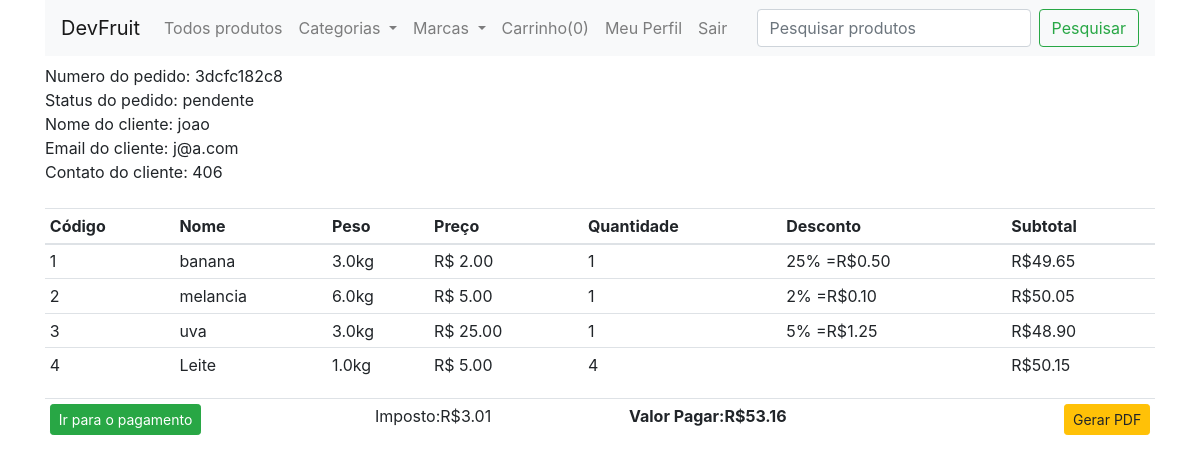
/pedidos/3dcfc182c8 (signed in), run on the app's committed database.
### loja/cliente/models.py (models this page shows, shortened)
class ClientePedido(db.Model):
    id = db.Column(db.Integer, primary_key=True)
    notafiscal= db.Column(db.String(20), unique=True, nullable=False)
    status= db.Column(db.String(20), default='pendente', nullable = False)
    cliente_id= db.Column(db.Integer, unique=False, nullable=False)
    data_criado= db.Column(db.DateTime, default=datetime.now,nullable=False)
    pedido= db.Column(JsonEcodedDict)

class Cliente(db.Model, UserMixin):
    id = db.Column(db.Integer, primary_key=True)
    name= db.Column(db.String(70), unique=False)
    cpf= db.Column(db.Integer, nullable = False, unique=True)
    contact= db.Column(db.String(70), unique=False)
    email= db.Column(db.String(70), unique=False)
    password= db.Column(db.String(70), unique=False)
    confirm= db.Column(db.String(70), unique=False)
    state= db.Column(db.String(70), unique=False)
    city= db.Column(db.String(70), unique=False)
    address= db.Column(db.String(70), unique=False)
    cep= db.Column(db.String(70), unique=False)
    profile = db.Column(db.String(70), unique=False, default='profile.jpg')
    data_criado = db.Column(db.DateTime, nullable=False, default=datetime.utcnow)

### loja/cliente/rotas.py (the view)
@app.route('/pedidos/<notafiscal>')
@login_required
def pedidos(notafiscal):
    if current_user.is_authenticated:
        gTotal = 0
        subTotal = 0
        cliente_id = current_user.id
        cliente = Cliente.query.filter_by(id=cliente_id).first()
        pedidos = ClientePedido.query.filter_by(cliente_id=cliente_id, notafiscal=notafiscal).order_by(ClientePedido.id.desc()).first()
        for _key, produto in pedidos.pedido.items():
            desconto = (produto['discount']/100) * float(produto['price'])
            subTotal += float(produto['price'])*int(produto['quantity'])
            subTotal -= desconto
            imposto = ("%.2f" % (.06 * float(subTotal)))
            gTotal =  ("%.2f" % (1.06 * float(subTotal)))
    else:
        return redirect(url_for('clienteLogin'))
    return render_template('cliente/pedido.html', notafiscal=notafiscal, imposto=imposto, subTotal=subTotal, gTotal=gTotal, cliente=cliente, pedidos=pedidos)

### loja/cliente/models.py (called while the page is built)
@login_manager.user_loader
def user_carregar(user_id):
    return Cliente.query.get(user_id)

    def process_result_value(self,value,dialect):
        if value is None:
            return {}
        else:
            return json.loads(value)

### loja/templates/cliente/pedido.html (shortened to what this page needs)
{% extends "layouts.html" %}
{% block content %}
{% include "navbar.html" %}
<div class="container mt-2">
    <div class="row">
        <div class="col-md-12">
            Numero do pedido: {{pedidos.notafiscal}}
            <br>
            Status do pedido: {{pedidos.status}}
            <br>
            Nome do cliente: {{cliente.name}}
            <br>
            Email do cliente: {{cliente.email}}
            <br>
            Contato do cliente: {{cliente.contact}}
            <br>
            <br>
        <table class="table table-sm">
            <thead>
                <th>Código</th>
                <th>Nome</th>
                <th>Peso</th>
                <th>Preço</th>
                <th>Quantidade</th>
                <th>Desconto</th>
                <th>Subtotal</th>
            </thead>
            <tbody>
                {%for key, produto in pedidos.pedido.items() %}
                {% set discount = "%0.2f" | format((produto.discount/100)* produto.price|float)%}
                <tr>
                    <td>{{loop.index}}</td>
                    <td>{{produto.name}}</td>
                        <td>{{produto.weight}}kg</td>
                        <td>R$ {{produto.price}}</td>
                        <td>{{produto.quantity}}</td>
                        {% if produto.discount > 0 %}
                        <td>{{produto.discount}}%&nbsp;=R${{discount}}</td>
                        {% else %}
                        <td></td>
                        {% endif %}
                        {% set subtotal = produto.quantity|int * produto.price|float %}
                        <td>R${{"%0.2f"|format((subTotal|float)-discount|float)}}</td>
                    </tr>
                    {% endfor %}
                </tbody>
            </table>
            <table class="table table-sm">
                <tr>
                    <td ><a href="#" class="btn btn-success btn-sm">Ir para o pagamento</a></td>
                    <td >Imposto:R${{imposto}}</td>
                    <td colspan="9"><b>Valor Pagar:R${{gTotal}}</b></td>
                    <td>
                        <form action="{{url_for('get_pdf', notafiscal=pedidos.notafiscal)}}" method="POST">
                           <button type="submit" class="btn btn-warning btn-sm float-right">Gerar PDF</button>
                        </form>
                    </td>
                </tr>
            </table>
    </div>
  </div>
</div>
{% endblock content %}

### data on the page
ClientePedido: notafiscal "3dcfc182c8", status "pendente"
Cliente: name "joao", email "j@a.com", contact "406"

### other printed values
{{ session['LojainCarrinho']|length }} "0"
{{ produto.name }} "banana" "melancia" "uva" "Leite"
{{ produto.weight }} "3.0" "6.0" "3.0" "1.0"
{{ produto.price }} "2.00" "5.00" "25.00" "5.00"
{{ produto.quantity }} "1" "1" "1" "4"
{{ produto.discount }} "25" "2" "5"
{{ discount }} "0.50" "0.10" "1.25"
{{ "%0.2f"|format((subTotal|float)-discount|float) }} "49.65" "50.05" "48.90" "50.15"
{{ imposto }} "3.01"
{{ gTotal }} "53.16"
